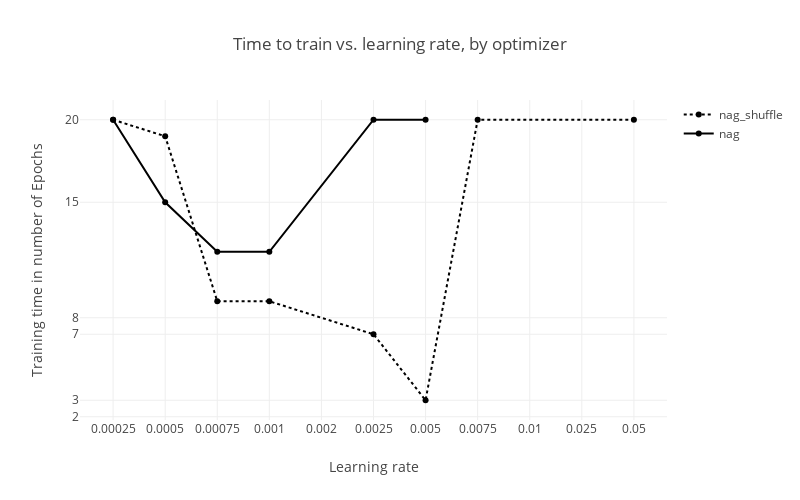

The notebook cell saved with this chart:
### Code cell
from plotly.offline import init_notebook_mode, iplot, plot
import plotly.plotly as py
import plotly.graph_objs as go

#learning_rates = [0.00025,0.0005,.00075,.001,0.1,0.25,0.5] + [2.5,5,7.5,10,15,20,22.5]
#lr_dict = {x: i for i,x in enumerate(learning_rates)}
# sgd_shuffle
lr_sgd_shuffle    = [0.00025,0.0005,0.00075,0.001,0.0025,0.005,0.0075,0.01,0.025,0.05,0.075,0.1]
tr_time_sgd_shuffle = [20,20,20,20,20,19,11,11,11,7,20,20]
lr_sgd_shuffle_dict = [lr_dict[x] for x in lr_sgd_shuffle]
assert len(lr_sgd_shuffle) == len(tr_time_sgd_shuffle)

# adam_shuffle
lr_adam_shuffle = [0.0001,0.0005,0.001,0.005,0.05,0.1]
lr_adam_shuffle_dict = [lr_dict[x] for x in lr_adam_shuffle]
tr_time_adam_shuffle = [20,4,2,8,20,20]
assert len(lr_adam_shuffle) == len(tr_time_adam_shuffle), (str(len(lr_adam_shuffle))+ " "+ str(len(tr_time_adam_shuffle)))

# adagrad_shuffle
lr_adagrad_shuffle = [0.00075,0.001,0.05,0.075,0.1,0.25,0.5,1,2,5]
lr_adagrad_shuffle_dict = [lr_dict[x] for x in lr_adagrad_shuffle]
tr_time_adagrad_shuffle = [20,20,4,3,3,8,20,20,20,20]
assert len(lr_adagrad_shuffle) == len(tr_time_adagrad_shuffle), (str(len(lr_adagrad_shuffle))+ " "+ str(len(tr_time_adagrad_shuffle)))


# mom_suffleentum
lr_mom_suffle = [0.0005,0.00075,0.002,0.0025,0.05] 
lr_mom_suffle_dict = [lr_dict[x] for x in lr_mom_suffle]
tr_time_mom_suffle = [17,12,8,9,20]
assert len(lr_mom_suffle) == len(tr_time_mom_suffle), (str(len(lr_mom_suffle))+ " "+ str(len(tr_time_mom_suffle)))


# nag_shuffle
lr_nag_shuffle = [0.00025,0.0005,0.00075,0.001,0.0025,0.005,0.0075,0.05]
lr_nag_shuffle_dict = [lr_dict[x] for x in lr_nag_shuffle]
tr_time_nag_shuffle = [20,19,9,9,7,3,20,20]
assert len(lr_nag_shuffle) == len(tr_time_nag_shuffle),(str(len(lr_nag_shuffle))+ " "+ str(len(tr_time_nag_shuffle)))




trace1a = go.Scatter(
    x=lr_sgd_shuffle_dict,
    y=tr_time_sgd_shuffle,
    mode='lines+markers',
    name="sgd_shuffle",
    hoverinfo='name',
    line=dict(
        shape='linear',dash='dot',color='rgb(20,125,190)'
    )
)
trace2a = go.Scatter(
    x= lr_adam_shuffle_dict,
    y=tr_time_adam_shuffle,
    mode='lines+markers',
    name="adam_shuffle",
    hoverinfo='text+name',
    line=dict(
        shape='linear',dash='dot',color='rgb(245,145,30)'
        
    )
)
trace3a = go.Scatter(
    x= lr_adagrad_shuffle_dict,
    y=tr_time_adagrad_shuffle,
    mode='lines+markers',
    name="adagrad_shuffle",
    hoverinfo='text+name',
    line=dict(
        shape='linear',dash='dot',color='rgb(25,160,75)'
    )
)
trace4a = go.Scatter(
    x= lr_mom_suffle_dict,
    y=tr_time_mom_suffle,
    mode='lines+markers',
    name="momentum_suffle",
    hoverinfo='text+name',
    line=dict(
        shape='linear',dash='dot',color='rgb(200,30,135)'
    )
)
trace5a = go.Scatter(
    x= lr_nag_shuffle_dict,
    y=tr_time_nag_shuffle,
    mode='lines+markers',
    name="nag_shuffle",
    hoverinfo='text+name',
    line=dict(
        shape='linear',dash='dot',color='rgb(0,0,0)'
    )
)
data_a = [trace5a,trace5] 
data = data + data_a
layout = dict(title = 'Time to train vs. learning rate, by optimizer',
                 width = 800,
    height = 500,
    xaxis = dict(
        tickvals = list(lr_dict.values()),
        ticktext = list(lr_dict.keys()),
      title = "Learning rate"
    ),
    yaxis=dict(
        type='linear',
        title = 'Training time in number of Epochs',
        tickvals=[1,2,3,7,8,15,20],
        autorange=True
    )
              )

fig = dict(data=data, layout=layout)
fig1 = dict(data=data_a, layout=layout)
init_notebook_mode(connected=True)
#iplot(fig, filename='word-embedding-plot')
iplot(fig1, filename='word-embedding-plot')

### Figure 1 — Plotly figure (JSON) as saved in the notebook; plotly's stock layout.template omitted (floating-point values rounded to 4 significant figures)
{"data": [{"hoverinfo": "text+name", "line": {"color": "rgb(0,0,0)", "dash": "dot", "shape": "linear"}, "mode": "lines+markers", "name": "nag_shuffle", "type": "scatter", "uid": "7c470393-d566-4442-8aae-7a568eb1fccd", "x": [2, 3, 4, 5, 7, 8, 9, 12], "y": [20, 19, 9, 9, 7, 3, 20, 20]}, {"hoverinfo": "text+name", "line": {"color": "rgb(0,0,0)", "shape": "linear"}, "mode": "lines+markers", "name": "nag", "type": "scatter", "uid": "5396028e-a5a1-4ca0-bb61-c06d6df85bc8", "x": [2, 3, 4, 5, 7, 8], "y": [20, 15, 12, 12, 20, 20]}], "layout": {"height": 500, "title": {"text": "Time to train vs. learning rate, by optimizer"}, "width": 800, "xaxis": {"ticktext": [5e-05, 0.0001, 0.00025, 0.0005, 0.00075, 0.001, 0.002, 0.0025, 0.005, 0.0075, 0.01, 0.025, 0.05, 0.075, 0.1, 0.25, 0.5, 1, 1.5, 2, 2.5, 3, 4, 5, 7.5, 10, 15, 17.5, 20, 22.5, 25, 30, 32.5, 35, 40, 45, 50], "tickvals": [0, 1, 2, 3, 4, 5, 6, 7, 8, 9, 10, 11, 12, 13, 14, 15, 16, 17, 18, 19, 20, 21, 22, 23, 24, 25, 26, 27, 28, 29, 30, 31, 32, 33, 34, 35, 36], "title": {"text": "Learning rate"}}, "yaxis": {"autorange": true, "tickvals": [1, 2, 3, 7, 8, 15, 20], "title": {"text": "Training time in number of Epochs"}, "type": "linear"}}}
